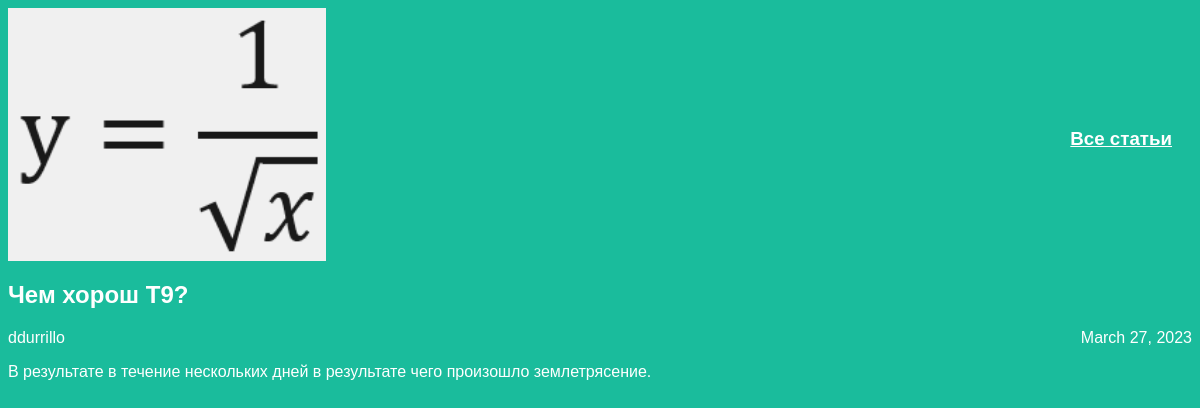
The app's page /article/2 with its own data.
### articles/models.py (models this page shows, shortened)
class Article(models.Model):
	title = models.CharField(max_length=200)
	author = models.ForeignKey(User, on_delete=models.CASCADE)
	text = models.TextField()
	created_date = models.DateField(auto_now_add=True)

### articles/views.py (the view)
# urls.py: re_path(r'^article/(?P<article_id>\d+)$', views.get_article, name='get_article'),
def get_article(request, article_id):
    try:
        post = Article.objects.get(id=article_id)
        return render(request, 'article.html', {"post": post})
    except Article.DoesNotExist:
        raise Http404

### articles/templates/article.html (shortened to what this page needs)
<!DOCTYPE html>
<html lang="en">
<head>
    <link rel="stylesheet" href="{{ STATIC_URL}}/static/css/article.css">
</head>
<body class="article">
    <div class="header">
        <h3><a>Все статьи</a></h3>
        <img class="article-logo" src="{{ STATIC_URL }}/static/img/logo.png" />
    </div>
    <div class="one-post">
        <h2 class="post-title">{{post.title}}</h2>
        <div class="article-info">
            <div class="article-author">{{post.author.username}}</div>
            <div class="article-created-date">{{post.created_date}}</div>
        </div>
        <p class="article-text">{{post.text}}</p>
    </div>
</body>
</html>

### articles/static/css/article.css (style rules this page uses)
body { background: #1abc9c; font-family: Tahoma, Arial, sans-serif; color: #ffffff; }
.header { position: relative; }
.header img { display: block; width: 318px; margin-right: auto; }
.header h3 { position: absolute; right: 20px; top: 40%; text-decoration-line: underline; }
.article-author { width: 50%; float: left; }
.article-created-date { text-align: right; }

### records on screen
Article: title "Чем хорош Т9?", author.username "ddurrillo", created_date "March 27, 2023", text "В результате в течение нескольких дней в результате чего произошло землетрясение."
